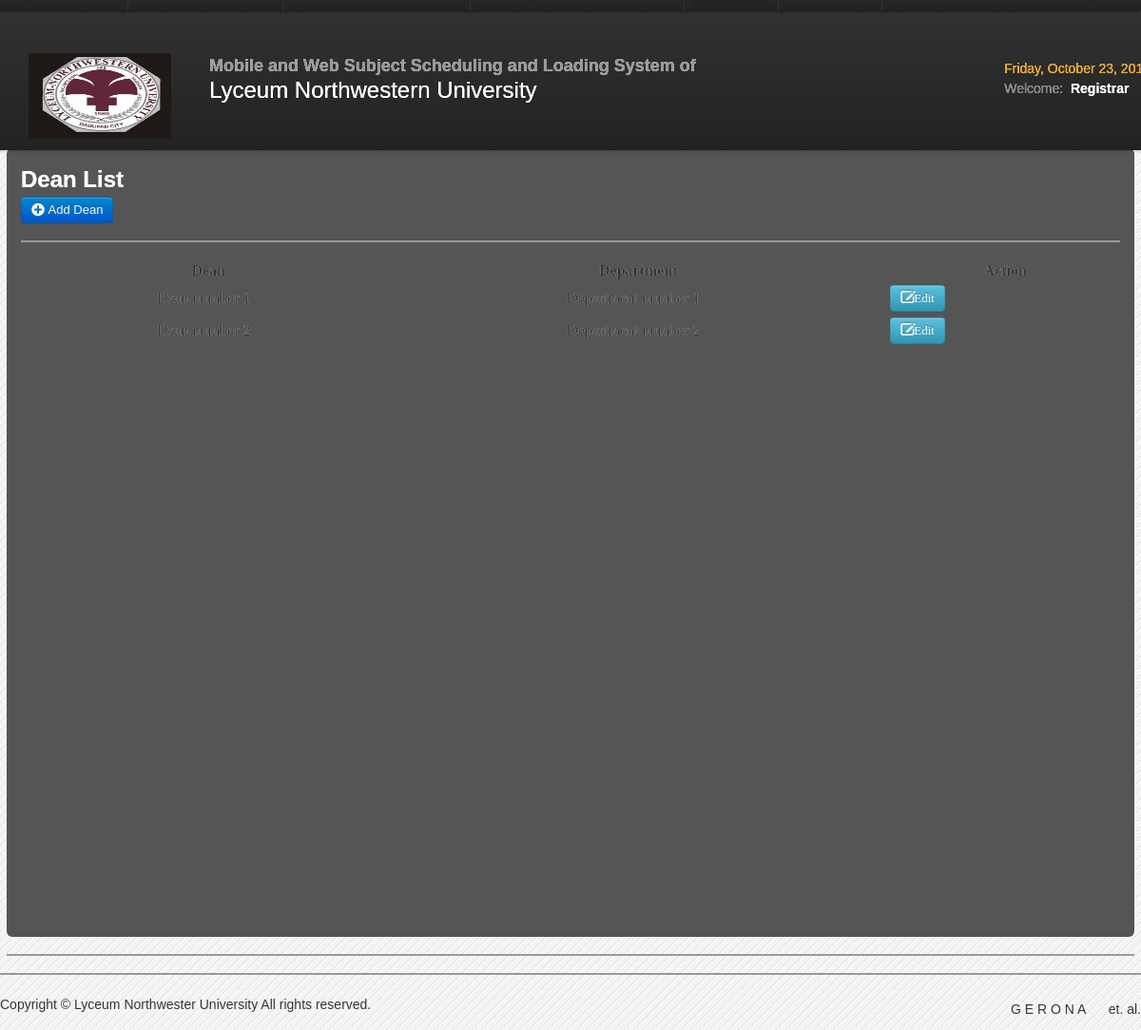
/registrar/dean.php (signed in), run on the app's committed database.
### tables this page shows
CREATE TABLE IF NOT EXISTS `tbl_dean` (
  `emp_no` int(11) NOT NULL AUTO_INCREMENT,
  `name` varchar(50) NOT NULL,
  `department_id` int(11) DEFAULT NULL,
  `department` varchar(50) DEFAULT NULL,
  PRIMARY KEY (`emp_no`)
);

CREATE TABLE IF NOT EXISTS `tbl_department` (
  `department_id` int(11) NOT NULL AUTO_INCREMENT,
  `department_code` varchar(50) DEFAULT NULL,
  `department_name` varchar(50) NOT NULL,
  `dean` varchar(50) NOT NULL,
  `dean_id` int(11) DEFAULT NULL,
  PRIMARY KEY (`department_id`)
);

### registrar/dean.php (the view, shortened to what this page needs)
<?php include('header.php'); include('session.php'); include('dbcon.php') ?>
<body>
<?php include('nav-top1.php'); ?>
<br>
	<div class="navbar navbar-fixed-top1">
		<div class="navbar-inner">
			<div class="container">
				<div class="marg">
					<ul class="nav">
						<li>
						<a href="home.php"><i class="icon-home icon-large"></i>Home</a>
						</li>
						<li class="divider-vertical"></li>
						<li><a href="room.php">Room Management</a></li>
						<li class="divider-vertical"></li>
						<li><a href="course.php"><i class="icon-group icon-large"></i>Course Management</a></li>
						<li class="divider-vertical"></li>
						<li><a href="department.php"><i class="icon-list icon-large"></i>Department Management</a></li>
						<li class="divider-vertical"></li>
						<li class="active"><a href="dean.php"><i class="icon-list icon-large"></i>Dean</a></li>
						<li class="divider-vertical"></li>
						<li><a id="logout" data-toggle="modal" href="#myModal"><i class="icon-signout icon-large"></i>Logout</a></li>
						<li class="divider-vertical"></li>
					</ul>
				</div>
			</div>
		</div>
	</div>
	<div class="wrapper">
		<div id="element" class="hero-body">
            <h2><font color="white">Dean List</font></h2>
	<a class="btn btn-primary" id="add_button" >  <i class="icon-plus-sign icon-large"></i>&nbsp;Add Dean</a>
			<hr>
				<table class=""">
					<div class="">
						<table cellpadding="0" cellspacing="0" border="0" class="display" id="log">
							<thead>
								<tr>
									<th>Dean</th>
									<th>Department</th>
									<th>Action</th>
								</tr>
							</thead>
							<tbody id="datatable_tbody">
								<?php
									$dean_query = 'SELECT
													  tbl_dean.*,
													  tbl_department.`department_name`
													FROM
													  tbl_dean
													  INNER JOIN tbl_department
														ON tbl_dean.`department_id` = `tbl_department`.`department_id`';
									$result=mysql_query($dean_query)or die(mysql_error());
									while($row = mysql_fetch_array($result)){
										echo '<tr>';
										echo '	<td style="text-align:center">'.$row['name'].'</td>';
										echo '	<td style="text-align:center">'.$row['department_name'].'</td>';
										echo '	<td style="text-align:left">
													<a href="#" onclick="edit('.$row['emp_no'].')" class="btn btn-info"><i class="icon-edit icon-large"></i>Edit</a>
												</td>';
										echo '</tr>';
									}
								?>
							</tbody>
						</table>
					</div>
				</table>
			<hr>
		</div>
		<?php include('footer.php');?>
	</div>
</body>

### registrar/css/style.css (style rules this page uses)
* { margin:0; padding:0; }
body { font-family:"Trebuchet MS", "Myriad Pro", Arial, sans-serif; font-size:14px; background:#f4f4f4 url(../img/bg.gif) repeat top left; color:#333; text-shadow:0px 0px 0px #fff;; }
a { color:#777; }
.wrapper { width:1186px; margin:10px auto; min-height:550px; }

### registrar/css/datatable/demo_table_jui.css (style rules this page uses)
table.display thead th { cursor: pointer; padding: 3px 0 3px 10px; }
table.display { border-collapse: collapse; clear: both; margin: 0 auto; width: 100%; }
table.display td { padding: 3px 10px; }

### data on the page
tbl_dean: name "Dean number 1", department.department_name "Department number 1"
tbl_dean: name "Dean number 2", department.department_name "Department number 2"

### other printed values
$username "Registrar"
